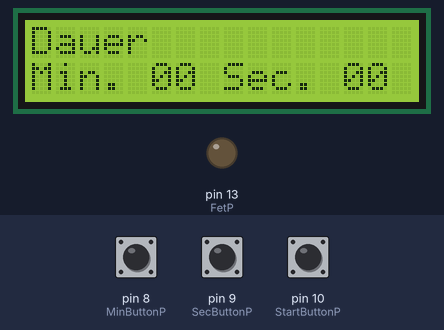
A sketch run on a simulated Arduino Uno, built with avr-gcc and run on an emulated ATmega328P. Parts: 16×2 character LCD, output pins drawn as LEDs (lit = HIGH). Inputs (shaded band) come from the test bench; at power-on: pin 8 (MinButtonP) HIGH, pin 10 (StartButtonP) HIGH, pin 9 (SecButtonP) HIGH.

Above: at 3.2 s.
3.3 s: pin 8 (MinButtonP) pulled LOW for 0.15 s
At 4.7 s:
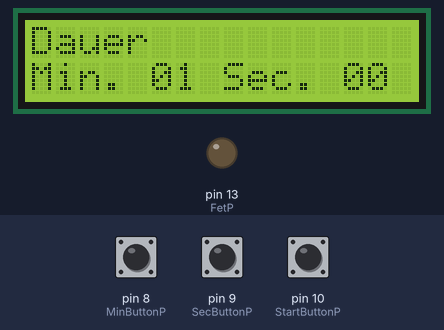
5.0 s: pin 10 (StartButtonP) pulled LOW for 0.15 s
At 6.8 s:
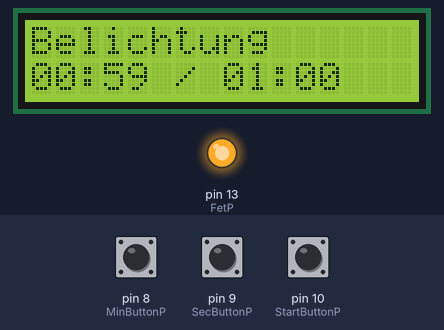
8.1 s: pin 10 (StartButtonP) pulled LOW for 1 s
At 9.9 s:
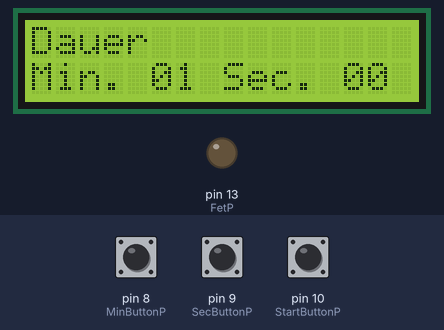
10.7 s: pin 9 (SecButtonP) pulled LOW for 0.15 s
At 11.6 s:
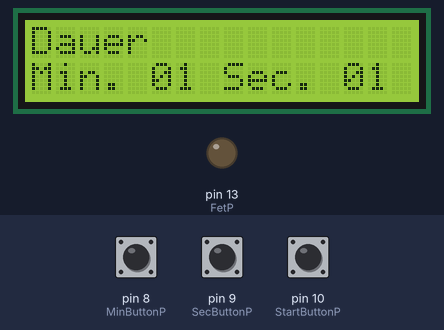
12.4 s: pin 8 (MinButtonP) pulled LOW for 1 s
At 14.1 s:
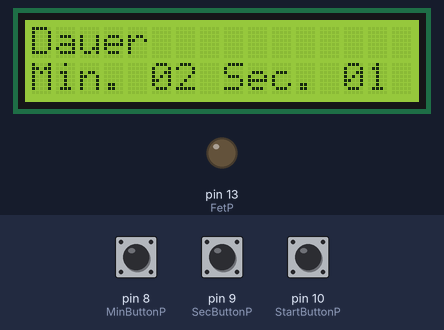
15.0 s: pin 9 (SecButtonP) pulled LOW for 1 s
At 17.2 s:
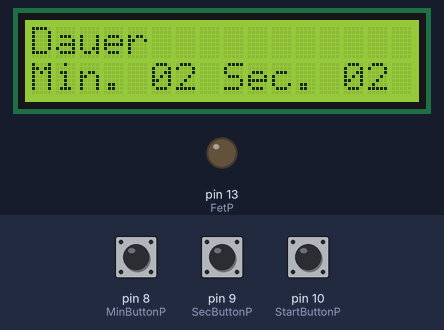
Timing chart, 0 to 18.5 s (numbered marks = the images above; inputs shaded):
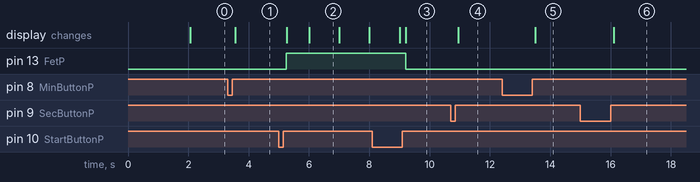

Measured:
- after the input at 3.3 s, the display: changes after 0.25 s (image 1)
- after the input at 5.0 s, pin 13 (FetP): LOW → HIGH after 0.25 s; the display: first changes after 0.26 s (image 2 shows a later state)
- after the input at 8.1 s, pin 13 (FetP): HIGH → LOW after 1.1 s; the display: first differs from a run without the input after 1.1 s (image 3)
- after the input at 10.7 s, the display: changes after 0.25 s (image 4)
- after the input at 12.4 s, the display: changes after 1.1 s (image 5)
- after the input at 15.0 s, the display: changes after 1.1 s (image 6)

The sketch:

Platinenbelichter.ino
```cpp
// (licence header left out)
//include LCD library
#include <LiquidCrystal.h>

//include Debounce library
#include <Bounce2.h>

//LCD initilization
LiquidCrystal lcd(12, 11, 5, 4, 3, 2);

//Button pin definition
const int MinButtonP = 8;
const int SecButtonP = 9;
const int StartButtonP = 10;

//FET pin definition
const int FetP = 13;

//Timer variable
unsigned long current_time;
unsigned long termination_time;

int Min_Set = 0;
int Sec_Set = 0;
int Min_Cur = 0;
int Sec_Cur = 0;

boolean running;

//Initialize button objects
Bounce MinButton = Bounce();
Bounce SecButton = Bounce();
Bounce StartButton = Bounce();

void setup() {

  //Pin Setup

  pinMode(MinButtonP, INPUT);
  digitalWrite(MinButtonP, HIGH);

  pinMode(SecButtonP, INPUT);
  digitalWrite(SecButtonP, HIGH);

  pinMode(StartButtonP, INPUT);
  digitalWrite(StartButtonP, HIGH);

  pinMode(FetP, OUTPUT);

  //Button debouncing using Bounce 2 from thomasfredericks

  MinButton.attach(MinButtonP);
  MinButton.interval(100);


  SecButton.attach(SecButtonP);
  SecButton.interval(100);


  StartButton.attach(StartButtonP);
  StartButton.interval(100);


  //Row and columns setup of LCD
  lcd.begin(16,2);
  //Startup Screen
  lcd.print("Platinen-");
  lcd.setCursor(0,1);
  lcd.print("Belichter");
  lcd.setCursor(0,0);
  delay(2000);

  //Prepare Display
  lcd.print("Dauer           ");
  lcd.setCursor(0,1);
  lcd.print("Min. 00 Sec. 00 ");

}

void loop() {

  //Button Updates
  MinButton.update();
  SecButton.update();
  StartButton.update();

  running = false;


  //Info Screen
  if(MinButton.read() == false && SecButton.read() == false && StartButton.read() == false) {
    lcd.setCursor(0,0);
    lcd.print("Hackaday.io     ");
    lcd.setCursor(0,1);
    lcd.print("Alexander Kroth ");
    delay(2000);

    lcd.setCursor(0,0);
    lcd.print("Dauer           ");
    lcd.setCursor(0,1);
    lcd.print("Min. 00 Sec. 00 ");

    Min_Set--;
    Sec_Set--;
    running = true;

    if(Min_Set < 10) {

      lcd.setCursor(6,1);
      lcd.print(Min_Set);
    }
    else {
      lcd.setCursor(5,1);
      lcd.print(Min_Set);
    }

    if(Sec_Set < 10) {

      lcd.setCursor(14,1);
      lcd.print(Sec_Set);
    }
    else {
      lcd.setCursor(13,1);
      lcd.print(Sec_Set);
    }
  }


  //Reset time
  if(MinButton.read() == false && SecButton.read() == false) {


    Min_Set = -1;
    Sec_Set = -1;
    lcd.setCursor(0,1);
    lcd.print("Min. 00 Sec. 00 ");

  }


  //Increment minutes
  //Check wether exposure is running and rising edge was detected
  if(MinButton.rose() == true) {
    //Increase minutes to expose
    Min_Set++;

    //Maximum of 99 minutes, seriously, no one needs more?
    if(Min_Set > 99) {
      Min_Set = 99;
    }

    //Move cursor to position the numbers
    if(Min_Set < 10) {

      lcd.setCursor(6,1);
      lcd.print(Min_Set);
    }
    else {
      lcd.setCursor(5,1);
      lcd.print(Min_Set);
    }
  }


  //Increment seconds
  //Check wether exposure is running and rising edge was detected
  if(SecButton.rose() == true) {
    Sec_Set++;

    //Seconds overflow and Cursor correction
    if(Sec_Set > 59) {
      Sec_Set = 0;
      lcd.setCursor(13,1);
      lcd.print("00");
    }

    //Move cursor to position the numbers
    if(Sec_Set < 10) {

      lcd.setCursor(14,1);
      lcd.print(Sec_Set);
    }
    else {
      lcd.setCursor(13,1);
      lcd.print(Sec_Set);
    }
  }


  //Start exposure
  if(running == false && StartButton.rose() == true) {
    //Calculate end time of exposure
    termination_time = millis()/1000 + Min_Set * 60 + Sec_Set;

    //Inform user of exposure
    lcd.setCursor(0,0);
    lcd.print("Belichtung      ");
    lcd.setCursor(0,1);
    lcd.print("00:00 / 00:00    ");
    if(Min_Set < 10) {

      lcd.setCursor(9,1);
      lcd.print(Min_Set);
    }
    else {
      lcd.setCursor(8,1);
      lcd.print(Min_Set);
    }

    if(Sec_Set < 10) {

      lcd.setCursor(12,1);
      lcd.print(Sec_Set);
    }
    else {
      lcd.setCursor(11,1);
      lcd.print(Sec_Set);
    }


    //Switch the leds on
    digitalWrite(FetP, HIGH);

    //Wait for PCB to be exposed
    while( millis()/1000 < termination_time) {

      //Still read the StartButton to get free
      StartButton.update();

      //Abort exposure
      if(StartButton.rose() == true) {
        break;
      }

      //Calculate time to display
      Min_Cur = int(long(termination_time-(millis()/1000))/60);
      Sec_Cur = long(termination_time-millis()/1000) - (int(long(termination_time-(millis()/1000))/60)*60);


      //Update display
      if(Min_Cur < 10) {
        lcd.setCursor(0,1);
        lcd.print(0);
        lcd.setCursor(1,1);
        lcd.print(Min_Cur);
      }
      else {
        lcd.setCursor(0,1);
        lcd.print(Min_Cur);
      }

      if(Sec_Cur < 10) {
        lcd.setCursor(3,1);
        lcd.print(0);
        lcd.setCursor(4,1);
        lcd.print(Sec_Cur);
      }
      else {
        lcd.setCursor(3,1);
        lcd.print(Sec_Cur);
      }
    }
    digitalWrite(FetP, LOW);

    //Restore former display
    lcd.setCursor(0,0);
    lcd.print("Dauer           ");
    lcd.setCursor(0,1);
    lcd.print("Min. 00 Sec. 00 ");

    if(Min_Set < 10) {

      lcd.setCursor(6,1);
      lcd.print(Min_Set);
    }
    else {
      lcd.setCursor(5,1);
      lcd.print(Min_Set);
    }

    if(Sec_Set < 10) {

      lcd.setCursor(14,1);
      lcd.print(Sec_Set);
    }
    else {
      lcd.setCursor(13,1);
      lcd.print(Sec_Set);
    }
  }


}
```
